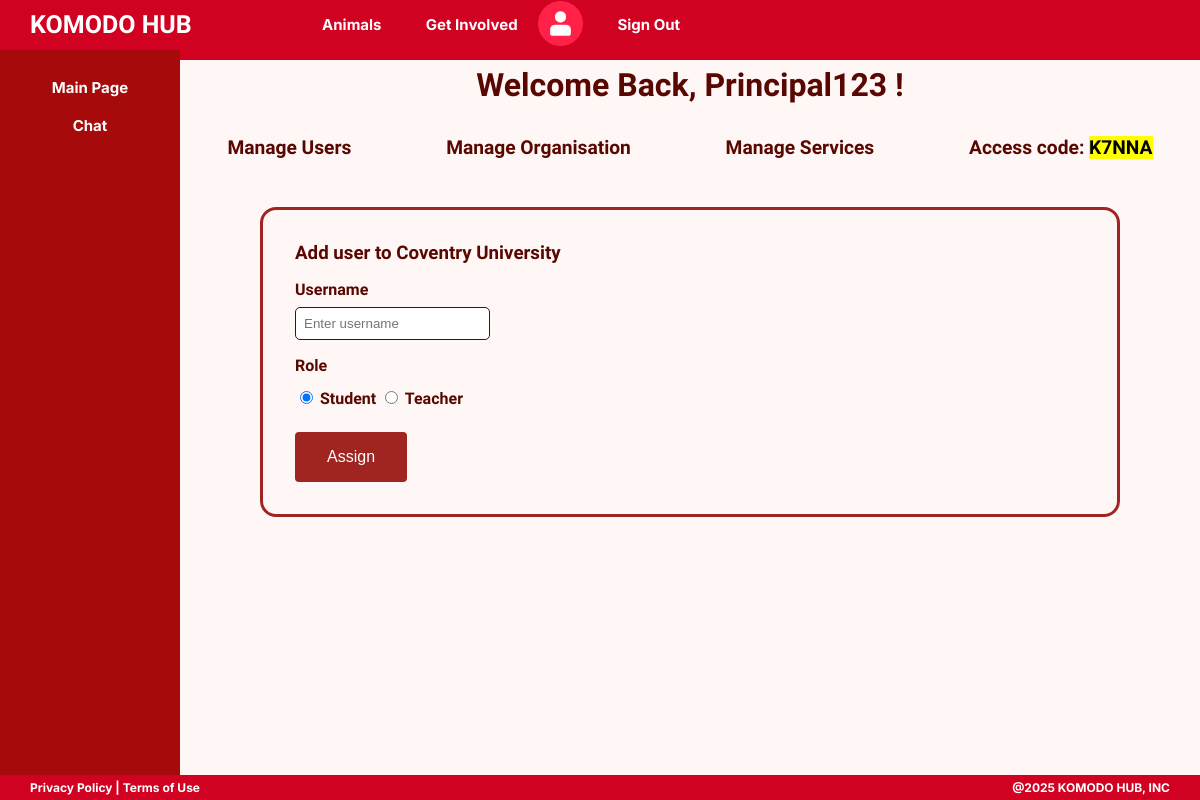
The page /principal/ (signed in) on the database its author committed.
### models.py (models this page shows, shortened)
class User(db.Model, UserMixin):
    __tablename__ = "user"
    uid = db.Column(db.Integer, primary_key=True)
    username = db.Column(db.String(100), unique = True, nullable = False)
    email = db.Column(db.String(120), unique=True, nullable = False)
    first_name = db.Column(db.String(50), nullable = False)
    last_name = db.Column(db.String(50), nullable = False)
    dob = db.Column(db.String(10), nullable = False)
    password = db.Column(db.String(100), nullable = False)
    role = db.Column(db.String(10), default = "student")
    class_id = db.Column(db.Integer)
    org_id = db.Column(db.Integer, db.ForeignKey('organisation.org_id'))

class Organisation(db.Model):
    __tablename__ = "organisation"
    org_id = db.Column(db.Integer, primary_key=True)
    org_name = db.Column(db.String(200), unique=True, nullable = False)
    province = db.Column(db.String(120), nullable = False)
    country = db.Column(db.String(60), default = 'Indonesia')
    logo_data = db.Column(db.LargeBinary)
    logo_type = db.Column(db.Text)
    intro = db.Column(db.Text)
    access_code = db.Column(db.String(10))

### routes.py (the view, shortened to what this page needs)
    @app.route("/principal/", methods = ['GET','POST'])
    @login_required
    def principal_dashboard():
        if request.method == 'GET':
            org = Organisation.query.filter(Organisation.org_id == current_user.org_id).first()
            org_name = org.org_name
            access_code = org.access_code
            return render_template("principal_user.html", username = current_user.username, org_name = org_name, access = access_code)

### templates/principal_user.html (shortened to what this page needs)
{% extends 'principal_main.html' %}
{% block head %}
    <link rel="stylesheet" href="{{ url_for('static', filename = 'principal_main.css') }}">
{% endblock %}
{% block box %}
<h3> Add user to {{org_name}} </h3>
    <form id = "user-form" method="POST" action="/principal/" >
        <label for="username">Username</label><br>
        <input id="username" type="text" name="username" placeholder="Enter username" required>
        <p>Role</p>
        <input type="radio" id = "student" name = "role" value = "student" checked = "checked">
        <label for="student">Student</label>
        <input type="radio" id = "teacher" name = "role" value = "teacher">
        <label for="teacher">Teacher</label>
        <br>
        <button type="submit">Assign</button>
    </form>
{% endblock %}

### templates/principal_main.html (shortened to what this page needs)
{% extends 'PrivateMain.html' %}
{% block body %}
<h3 id = "welcome"> Welcome Back, {{username}} !</h3>
<div class = "top-row">
    <a href="{{ url_for('principal_dashboard') }}">Manage Users</a>
    <a href="{{ url_for('principal_org') }}">Manage Organisation</a>
    <a href="{{ url_for('dashboard') }}">Manage Services</a>
    <p> Access code: <mark>{{access}}</mark> </p>
</div>
<div class = "box">
    {% block box %}
    {% endblock %}
</div>
{% endblock %}

### static/principal_main.css (style rules this page uses)
body { font-family: "Gothic A1"; font-weight: bold; color: #580801; }
#welcome { text-align: center; font-size: 2rem; padding-top: 1rem; }
.top-row { display: flex; }
.top-row a { background-color: transparent; border: none; font-family: "Gothic A1"; font-weight: bold; text-decoration: none; color: #580801; font-size: 1.2rem; margin: auto; }
.top-row p { font-size: 1.2rem; margin: auto; }
.box { border: solid; border-color: #a02420; border-radius: 1rem; margin: 3rem 5rem; padding: 2rem; }
.box h3 { margin: 0; padding-bottom: 1rem; }
.box label { text-align: left; margin: 10px 0 5px; font-weight: bold; color: #580801; }
.box input { padding: 8px; border: 1px solid #580801; border-radius: 5px; outline: none; margin-top: 0.5rem; }
#user-form p { margin-bottom: 0.5rem; }
.box button { background-color: #a02420; border: none; color: white; text-align: center; text-decoration: none; display: inline-block; font-size: 16px; margin-top: 1.5rem; padding: 1rem 2rem; cursor: pointer; border-radius: 4px; }

### static/private.css (style rules this page uses)
html, body { padding: 0; margin: 0; background-color: #FFF6F6; width: 100%; font-family: 'Gothic A1'; }

### rows shown on the page
User: username "Principal123"
Organisation: access_code "K7NNA", org_name "Coventry University"
